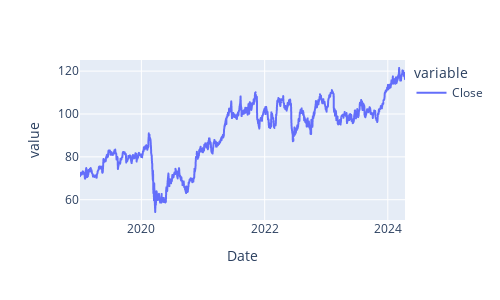

The notebook cell saved with this chart:
### Markdown cell above
For multi period k returns

Plot financial data and look at first and last share prices.

### Code cell
df.Close.plot().update_layout(autosize=False, width=500, height=300)

### Figure 1 — Plotly figure (JSON) as saved in the notebook; plotly's stock layout.template omitted (floating-point values rounded to 4 significant figures; data arrays with more than 128 entries replaced by an {"elided": "..."} marker saying what was removed)
{"data": [{"hovertemplate": "variable=Close<br>Date=%{x}<br>value=%{y}<extra></extra>", "legendgroup": "Close", "line": {"color": "#636efa", "dash": "solid"}, "marker": {"symbol": "circle"}, "mode": "lines", "name": "Close", "showlegend": true, "type": "scattergl", "x": {"elided": "1336 str values"}, "xaxis": "x", "y": {"elided": "1336 float values"}, "yaxis": "y"}], "layout": {"autosize": false, "height": 300, "legend": {"title": {"text": "variable"}, "tracegroupgap": 0}, "margin": {"t": 60}, "width": 500, "xaxis": {"anchor": "y", "autorange": true, "domain": [0, 1], "range": ["2019-01-02", "2024-04-12"], "title": {"text": "Date"}, "type": "date"}, "yaxis": {"anchor": "x", "autorange": true, "domain": [0, 1], "range": [50.53, 125.2], "title": {"text": "value"}, "type": "linear"}}}
